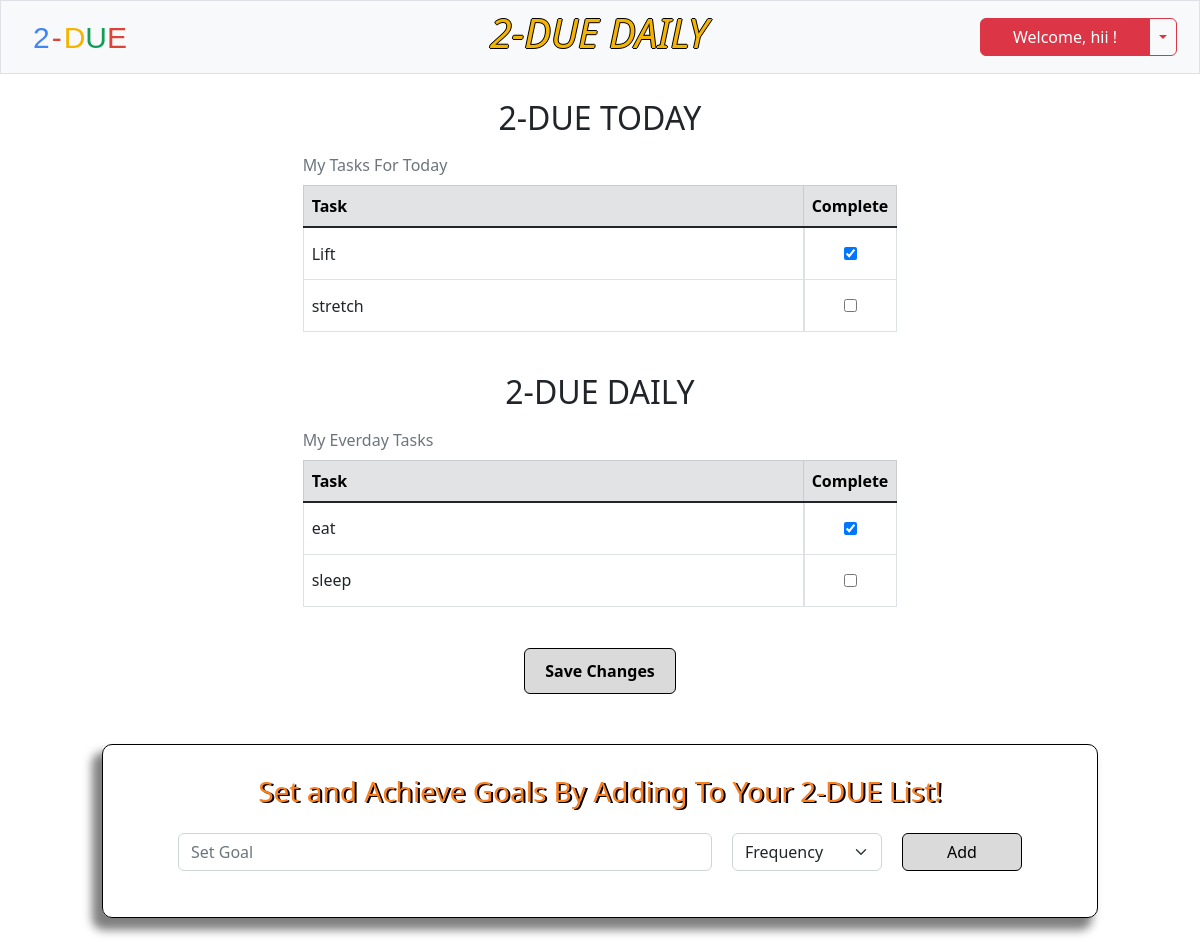
The page /daily (signed in) on the database its author committed.
### tables this page shows
CREATE TABLE users (id INTEGER PRIMARY KEY AUTOINCREMENT NOT NULL, username TEXT NOT NULL, hash TEXT NOT NULL, security_code INTEGER NOT NULL);

CREATE TABLE todo (id INTEGER NOT NULL, task_id INTEGER PRIMARY KEY AUTOINCREMENT NOT NULL, task TEXT NOT NULL, frequency TEXT NOT NULL, completeness TEXT NOT NULL);

### app.py (the view, shortened to what this page needs)
@app.route('/daily', methods=['GET', 'POST'])
def daily():
    if request.method == "GET":
        id = session['user_id']
        username = db.execute("SELECT username FROM users WHERE id = ?", id)[0]['username']
        daily = db.execute("SELECT * FROM todo WHERE id = (?) AND frequency = (?)", session['user_id'], 'today')
        everyday = db.execute("SELECT * FROM todo WHERE id = (?) AND frequency = (?)", session['user_id'], 'everyday')
        return render_template('daily.html', username=username, daily=daily, everyday=everyday)

### app.py (called while the page is built)
@app.after_request
def after_request(response):
    response.headers['Cache-Control'] = 'no-cache, no store, must-revalidate'
    response.headers['Expires'] = 0
    response.headers['Pragma'] = 'no-cache'
    return response

### templates/daily.html (shortened to what this page needs)
{% extends 'layout.html' %}
{% block nav %}
    <a class="navbar-brand" href="/daily"><span class="blue">2</span><span class="red dash">-</span><span class="yellow">D</span><span class="green">U</span><span class="red">E</span></a>
    <h2 class="weather-header"><em>2-DUE DAILY</em></h2>
    <div class="login btn-group">
        <button type="button" class="btn btn-danger" id="menu-btn">Welcome, {{ username }} !</button>
        <button type="button" class="btn btn-outline-danger dropdown-toggle dropdown-toggle-split" data-bs-toggle="dropdown" aria-expanded="false">
        </button>
    </div>
{% endblock %}
{% block main %}
<form action="/daily" class="save-today" method="post">
    <div class="daily-table">
        <h2 style="text-align: center; margin-top: 25px;">2-DUE TODAY</h2>
            <table class="table table-hover table-bordered">
                <caption>My Tasks For Today</caption>
                <thead>
                    <tr class="table-secondary">
                        <th class="text-start task-head">Task</th>
                        <th class="text-start">Complete</th>
                    </tr>
                </thead>
                <tbody class="table-group-divider">
                {% if daily %}
                {% for row in daily %}
                <tr>
                    <td class="text-start task">{{ row.task }}</td>
                    {% if row.completeness == 'incomplete' %}
                    <td class="center-td"><input type='checkbox' id='incomplete' value="{{ row.task_id }}" name="checkbox"></td>
                    {% else %}
                    <td class="center-td"><input type="checkbox" id="complete" value="{{ row.task_id }}" name="checkbox" checked></td>
                    {% endif %}
                </tr>
                {% endfor %}
                {% endif %}
                </tbody>
            </table>
    </div>
    <div class="daily-table">
        <h2 style="text-align: center;">2-DUE DAILY</h2>
        <table class="table table-hover table-bordered">
            <caption>My Everday Tasks</caption>
            <thead>
                <tr class="table-secondary">
                    <th class="text-start task-head">Task</th>
                    <th class="text-start">Complete</th>
                </tr>
            </thead>
            <tbody class="table-group-divider">
            {% if everyday %}
            {% for row in everyday %}
            <tr>
                <td class="text-start task">{{ row.task }}</td>
                {% if row.completeness == 'incomplete' %}
                <td class="center-td"><input type='checkbox' id='incomplete' value="{{ row.task_id }}" name="checkbox"></td>
                {% else %}
                <td class="center-td"><input type="checkbox" id="complete" value="{{ row.task_id }}" name="checkbox" checked></td>
                {% endif %}
            </tr>
            {% endfor %}
            {% endif %}
            </tbody>
        </table>
    </div>
    <button type="submit" class="btn btn-primary" id="save-daily" name="save-daily">Save Changes</button>
</form>
    <form action="/daily" class="daily" method="post">
        <div class="daily-header">
            <h3>Set and Achieve Goals By Adding To Your 2-DUE List!</h3>
        </div>
        <div class="mb-3 goals">
            <input autocomplete="off" class="form-control mx-auto w-auto" id="daily" name="daily" placeholder="Set Goal" size="50" required>
            <select class="form-select select" name="goal-type" id="goal-type" required >
                <option value="select" selected disabled>Frequency</option>
            </select>
            <button class="btn btn-primary" id="daily-submit" name="daily-submit" type="submit">Add</button>
        </div>
    </form>
{% endblock %}

### templates/layout.html (shortened to what this page needs)
<!DOCTYPE html>
<html lang="en">
    <head>
        <link href="https://cdn.jsdelivr.net/npm/bootstrap@5.2.2/dist/css/bootstrap.min.css" rel="stylesheet">
        <link rel="stylesheet" href="/static/layout.css">
    </head>
    <body>
        <div class="main">
            <nav class="bg-light border navbar navbar-expand-md navbar-light">
                <div class="container-fluid">
                    {% block nav %}{% endblock %}
                </div>
            </nav>
            <div class="body">
            {% block main %}{% endblock %}
            </div>
        </div>
    </body>
</html>

### static/layout.css (style rules this page uses)
.main { display: flex; flex-flow: column; }
.navbar { min-height: 55px; }
.navbar-brand { margin-left: 20px; }
span { font-size: 30px; font-family: 'Product Sans', sans-serif; }
.blue { color: #4285F4; }
.red { color: #DB4437; }
.dash { padding-left: 2px; padding-right: 2px; }
.yellow { color: #F4B400; }
.green { color: #0F9D58; }
.body { display: flex; flex-flow: column; align-items: center; }
.container-fluid { min-width: 763px; }
.login { margin-right: 10px; }
.btn-primary { width: 120px; color: black; background-color: #dadada; border: 1px solid black; position: relative; }
.weather-header { color: #F4B400; text-shadow: 1px 0 0 #000, 0 -1px 0 #000, 0 1px 0 #000, -1px 0 0 #000; font-size: 40px; margin-left: 75px; }
#menu-btn { width: 170px; font-size: 16px; }
.daily { border: 1px solid black; border-radius: 10px; padding: 30px 75px; margin: 25px 0px; box-shadow: -8px 10px 10px 2px rgba(0, 0, 0, 0.5); }
.goals { display: flex; gap: 20px; }
.select { width: 150px; }
.daily-header { text-align: center; color:rgb(250, 129, 31); text-shadow: 2px 1px #000; margin-bottom: 25px; }
.center-td { display: flex; justify-content: center; align-items: center; }
.center-td input { height: 35px; }
.task-head { min-width: 500px; max-width: 750px; max-height: 52px; }
.task { vertical-align: middle; overflow-x: auto; }
caption { caption-side: top; }
.daily-table { margin-bottom: 25px; }
#save-daily { min-width: fit-content; padding: 10px 20px; font-weight: bold; margin-bottom: 25px; }
.save-today { display: flex; flex-direction: column; align-items: center; }

### rows shown on the page
users: username "hii"
todo: task "Lift"
todo: task "stretch"
todo: task "eat"
todo: task "sleep"
